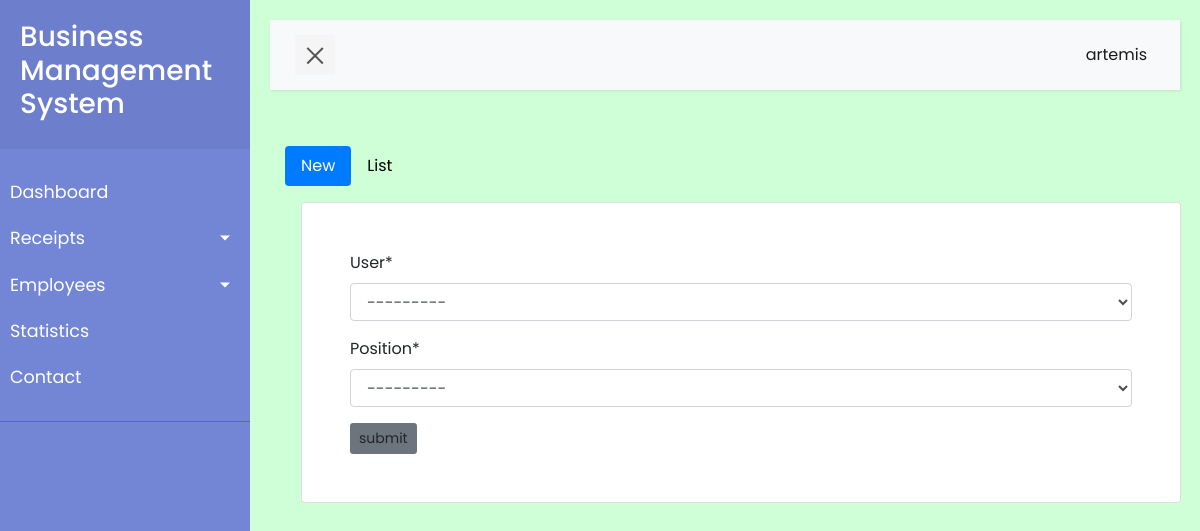
Page /management/add_employees/ (signed in) on the earlier database version.
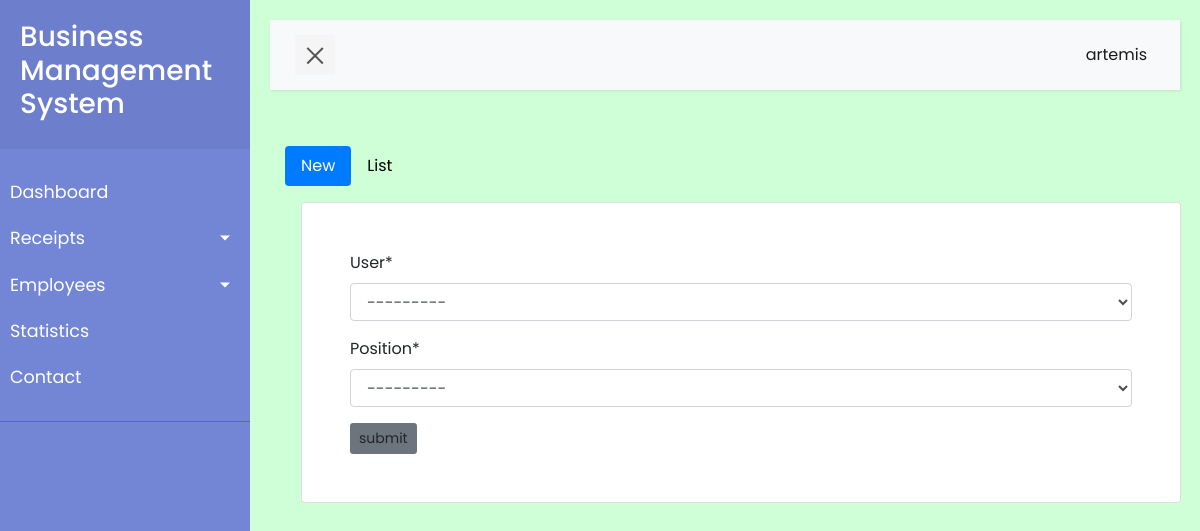
Same page on the later database version.
### management/models.py (models this page shows, shortened)
class Position(models.Model):
    position = models.CharField(max_length=100, unique=True)
    description = models.TextField()
    def __str__(self):
        return self.position

### management/views.py (the view)
# urls.py: path('add_employees/', views.add_emp, name='add_employees'),
def add_emp(request):
    form = EmployeeForm
    emps = Employee.objects.order_by('user')
    if request.method == 'POST':
        form = EmployeeForm(request.POST)
        if form.is_valid():
            form.save()
    context = {'form':form, 'emps':emps}
    return render(request, 'employees/add_employee.html', context)

### management/templates/employees/add_employee.html (shortened to what this page needs)
{% extends 'receipts.html' %}
{% load crispy_forms_tags %}
{% block form %}
<div class="col card p-5 m-3">
  <form method="POST" action="">
    {% csrf_token %} {{form|crispy}}
    <button class="btn btn-sm bg-secondary" type="submit">submit</button>
  </form>
</div>
{% endblock form %}

Differences in the rows shown:
added Position: position "---------"
Other differences:
form field position: "---------" → (not shown)
